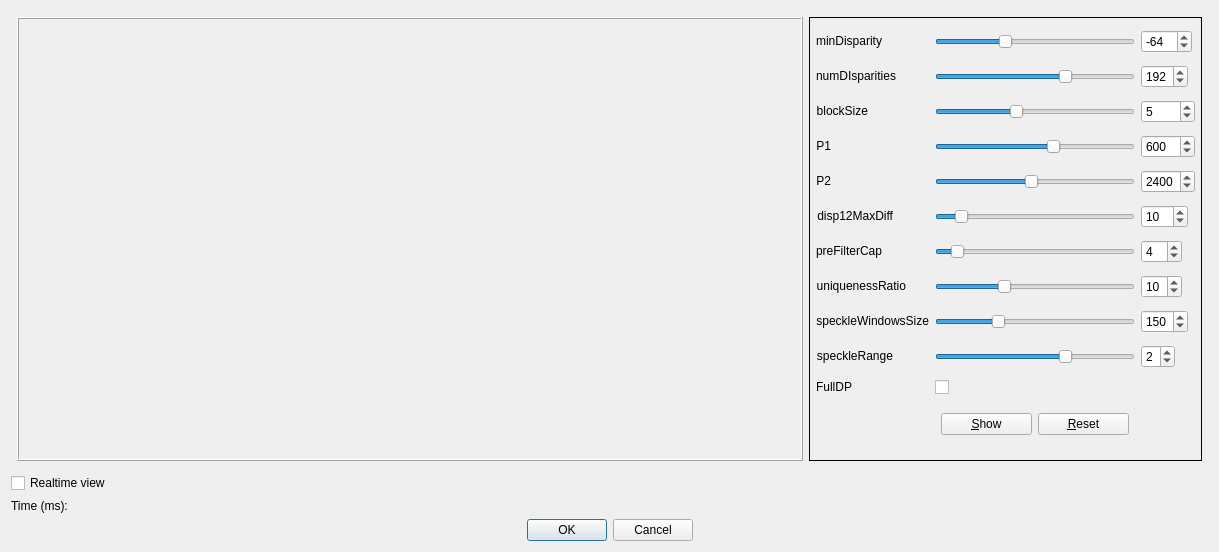
<?xml version="1.0" encoding="UTF-8"?>
<ui version="4.0">
 <class>SGBMParamDialog</class>
 <widget class="QDialog" name="SGBMParamDialog">
  <property name="geometry">
   <rect>
    <x>0</x>
    <y>0</y>
    <width>1219</width>
    <height>552</height>
   </rect>
  </property>
  <property name="windowTitle">
   <string>Dialog</string>
  </property>
  <layout class="QVBoxLayout" name="verticalLayout_2">
   <item>
    <layout class="QHBoxLayout" name="horizontalLayout">
     <property name="leftMargin">
      <number>6</number>
     </property>
     <property name="topMargin">
      <number>6</number>
     </property>
     <property name="rightMargin">
      <number>6</number>
     </property>
     <property name="bottomMargin">
      <number>6</number>
     </property>
     <item>
      <widget class="QFrame" name="boxImg">
       <property name="sizePolicy">
        <sizepolicy hsizetype="Expanding" vsizetype="Expanding">
         <horstretch>0</horstretch>
         <verstretch>0</verstretch>
        </sizepolicy>
       </property>
       <property name="frameShape">
        <enum>QFrame::Box</enum>
       </property>
       <property name="frameShadow">
        <enum>QFrame::Raised</enum>
       </property>
       <layout class="QVBoxLayout" name="verticalLayout">
        <item>
         <widget class="QLabel" name="imgView">
          <property name="sizePolicy">
           <sizepolicy hsizetype="Expanding" vsizetype="Expanding">
            <horstretch>0</horstretch>
            <verstretch>0</verstretch>
           </sizepolicy>
          </property>
          <property name="text">
           <string/>
          </property>
          <property name="alignment">
           <set>Qt::AlignCenter</set>
          </property>
         </widget>
        </item>
       </layout>
      </widget>
     </item>
     <item>
      <widget class="QFrame" name="frame">
       <property name="frameShape">
        <enum>QFrame::Box</enum>
       </property>
       <layout class="QGridLayout" name="gridLayout">
        <property name="leftMargin">
         <number>6</number>
        </property>
        <property name="topMargin">
         <number>6</number>
        </property>
        <property name="rightMargin">
         <number>6</number>
        </property>
        <property name="bottomMargin">
         <number>6</number>
        </property>
        <item row="14" column="0">
         <widget class="QLabel" name="label_8">
          <property name="sizePolicy">
           <sizepolicy hsizetype="Fixed" vsizetype="Fixed">
            <horstretch>0</horstretch>
            <verstretch>0</verstretch>
           </sizepolicy>
          </property>
          <property name="text">
           <string>uniquenessRatio</string>
          </property>
          <property name="alignment">
           <set>Qt::AlignRight|Qt::AlignTrailing|Qt::AlignVCenter</set>
          </property>
         </widget>
        </item>
        <item row="9" column="1">
         <widget class="QSlider" name="disp12_slider">
          <property name="sizePolicy">
           <sizepolicy hsizetype="Fixed" vsizetype="Fixed">
            <horstretch>0</horstretch>
            <verstretch>0</verstretch>
           </sizepolicy>
          </property>
          <property name="minimumSize">
           <size>
            <width>200</width>
            <height>0</height>
           </size>
          </property>
          <property name="maximum">
           <number>100</number>
          </property>
          <property name="value">
           <number>10</number>
          </property>
          <property name="orientation">
           <enum>Qt::Horizontal</enum>
          </property>
         </widget>
        </item>
        <item row="17" column="1">
         <widget class="QSlider" name="speckleRange_slider">
          <property name="sizePolicy">
           <sizepolicy hsizetype="Fixed" vsizetype="Fixed">
            <horstretch>0</horstretch>
            <verstretch>0</verstretch>
           </sizepolicy>
          </property>
          <property name="minimumSize">
           <size>
            <width>200</width>
            <height>0</height>
           </size>
          </property>
          <property name="maximum">
           <number>3</number>
          </property>
          <property name="pageStep">
           <number>2</number>
          </property>
          <property name="value">
           <number>2</number>
          </property>
          <property name="orientation">
           <enum>Qt::Horizontal</enum>
          </property>
         </widget>
        </item>
        <item row="5" column="1">
         <widget class="QSlider" name="P1_slider">
          <property name="sizePolicy">
           <sizepolicy hsizetype="Fixed" vsizetype="Fixed">
            <horstretch>0</horstretch>
            <verstretch>0</verstretch>
           </sizepolicy>
          </property>
          <property name="minimumSize">
           <size>
            <width>200</width>
            <height>0</height>
           </size>
          </property>
          <property name="maximum">
           <number>1000</number>
          </property>
          <property name="value">
           <number>600</number>
          </property>
          <property name="orientation">
           <enum>Qt::Horizontal</enum>
          </property>
         </widget>
        </item>
        <item row="11" column="0">
         <widget class="QLabel" name="label_7">
          <property name="sizePolicy">
           <sizepolicy hsizetype="Fixed" vsizetype="Fixed">
            <horstretch>0</horstretch>
            <verstretch>0</verstretch>
           </sizepolicy>
          </property>
          <property name="text">
           <string>preFilterCap</string>
          </property>
          <property name="alignment">
           <set>Qt::AlignRight|Qt::AlignTrailing|Qt::AlignVCenter</set>
          </property>
         </widget>
        </item>
        <item row="9" column="3">
         <widget class="QSpinBox" name="disp12_spin">
          <property name="sizePolicy">
           <sizepolicy hsizetype="Fixed" vsizetype="Fixed">
            <horstretch>0</horstretch>
            <verstretch>0</verstretch>
           </sizepolicy>
          </property>
          <property name="maximum">
           <number>100</number>
          </property>
          <property name="value">
           <number>10</number>
          </property>
         </widget>
        </item>
        <item row="5" column="0">
         <widget class="QLabel" name="label_4">
          <property name="sizePolicy">
           <sizepolicy hsizetype="Fixed" vsizetype="Fixed">
            <horstretch>0</horstretch>
            <verstretch>0</verstretch>
           </sizepolicy>
          </property>
          <property name="text">
           <string>P1</string>
          </property>
          <property name="alignment">
           <set>Qt::AlignRight|Qt::AlignTrailing|Qt::AlignVCenter</set>
          </property>
         </widget>
        </item>
        <item row="5" column="3">
         <widget class="QSpinBox" name="P1_spin">
          <property name="sizePolicy">
           <sizepolicy hsizetype="Fixed" vsizetype="Fixed">
            <horstretch>0</horstretch>
            <verstretch>0</verstretch>
           </sizepolicy>
          </property>
          <property name="maximum">
           <number>1000</number>
          </property>
          <property name="value">
           <number>600</number>
          </property>
         </widget>
        </item>
        <item row="7" column="0">
         <widget class="QLabel" name="label_5">
          <property name="sizePolicy">
           <sizepolicy hsizetype="Fixed" vsizetype="Fixed">
            <horstretch>0</horstretch>
            <verstretch>0</verstretch>
           </sizepolicy>
          </property>
          <property name="text">
           <string>P2</string>
          </property>
          <property name="alignment">
           <set>Qt::AlignRight|Qt::AlignTrailing|Qt::AlignVCenter</set>
          </property>
         </widget>
        </item>
        <item row="1" column="1">
         <widget class="QSlider" name="numDisparities_slider">
          <property name="sizePolicy">
           <sizepolicy hsizetype="Fixed" vsizetype="Fixed">
            <horstretch>0</horstretch>
            <verstretch>0</verstretch>
           </sizepolicy>
          </property>
          <property name="minimumSize">
           <size>
            <width>200</width>
            <height>0</height>
           </size>
          </property>
          <property name="minimum">
           <number>16</number>
          </property>
          <property name="maximum">
           <number>280</number>
          </property>
          <property name="singleStep">
           <number>16</number>
          </property>
          <property name="pageStep">
           <number>16</number>
          </property>
          <property name="value">
           <number>192</number>
          </property>
          <property name="orientation">
           <enum>Qt::Horizontal</enum>
          </property>
          <property name="tickInterval">
           <number>16</number>
          </property>
         </widget>
        </item>
        <item row="7" column="3">
         <widget class="QSpinBox" name="P2_spin">
          <property name="sizePolicy">
           <sizepolicy hsizetype="Fixed" vsizetype="Fixed">
            <horstretch>0</horstretch>
            <verstretch>0</verstretch>
           </sizepolicy>
          </property>
          <property name="maximum">
           <number>5000</number>
          </property>
          <property name="value">
           <number>2400</number>
          </property>
         </widget>
        </item>
        <item row="14" column="1">
         <widget class="QSlider" name="uniquenessRatio_slider">
          <property name="sizePolicy">
           <sizepolicy hsizetype="Fixed" vsizetype="Fixed">
            <horstretch>0</horstretch>
            <verstretch>0</verstretch>
           </sizepolicy>
          </property>
          <property name="minimumSize">
           <size>
            <width>200</width>
            <height>0</height>
           </size>
          </property>
          <property name="minimum">
           <number>0</number>
          </property>
          <property name="maximum">
           <number>15</number>
          </property>
          <property name="value">
           <number>5</number>
          </property>
          <property name="orientation">
           <enum>Qt::Horizontal</enum>
          </property>
         </widget>
        </item>
        <item row="1" column="3">
         <widget class="QSpinBox" name="numDisparities_spin">
          <property name="sizePolicy">
           <sizepolicy hsizetype="Fixed" vsizetype="Fixed">
            <horstretch>0</horstretch>
            <verstretch>0</verstretch>
           </sizepolicy>
          </property>
          <property name="minimum">
           <number>16</number>
          </property>
          <property name="maximum">
           <number>280</number>
          </property>
          <property name="singleStep">
           <number>16</number>
          </property>
          <property name="value">
           <number>192</number>
          </property>
         </widget>
        </item>
        <item row="0" column="1">
         <widget class="QSlider" name="minDisparity_slider">
          <property name="sizePolicy">
           <sizepolicy hsizetype="Minimum" vsizetype="Fixed">
            <horstretch>0</horstretch>
            <verstretch>0</verstretch>
           </sizepolicy>
          </property>
          <property name="minimumSize">
           <size>
            <width>200</width>
            <height>0</height>
           </size>
          </property>
          <property name="minimum">
           <number>-200</number>
          </property>
          <property name="maximum">
           <number>200</number>
          </property>
          <property name="value">
           <number>-64</number>
          </property>
          <property name="orientation">
           <enum>Qt::Horizontal</enum>
          </property>
         </widget>
        </item>
        <item row="0" column="0">
         <widget class="QLabel" name="label">
          <property name="sizePolicy">
           <sizepolicy hsizetype="Fixed" vsizetype="Fixed">
            <horstretch>0</horstretch>
            <verstretch>0</verstretch>
           </sizepolicy>
          </property>
          <property name="text">
           <string>minDisparity</string>
          </property>
          <property name="alignment">
           <set>Qt::AlignRight|Qt::AlignTrailing|Qt::AlignVCenter</set>
          </property>
          <property name="wordWrap">
           <bool>false</bool>
          </property>
         </widget>
        </item>
        <item row="2" column="0">
         <widget class="QLabel" name="label_3">
          <property name="sizePolicy">
           <sizepolicy hsizetype="Fixed" vsizetype="Fixed">
            <horstretch>0</horstretch>
            <verstretch>0</verstretch>
           </sizepolicy>
          </property>
          <property name="text">
           <string>blockSize</string>
          </property>
          <property name="alignment">
           <set>Qt::AlignRight|Qt::AlignTrailing|Qt::AlignVCenter</set>
          </property>
         </widget>
        </item>
        <item row="9" column="0">
         <widget class="QLabel" name="label_6">
          <property name="sizePolicy">
           <sizepolicy hsizetype="Fixed" vsizetype="Fixed">
            <horstretch>0</horstretch>
            <verstretch>0</verstretch>
           </sizepolicy>
          </property>
          <property name="text">
           <string>disp12MaxDiff</string>
          </property>
          <property name="alignment">
           <set>Qt::AlignRight|Qt::AlignTrailing|Qt::AlignVCenter</set>
          </property>
         </widget>
        </item>
        <item row="0" column="3">
         <widget class="QSpinBox" name="minDisparity_spin">
          <property name="sizePolicy">
           <sizepolicy hsizetype="Fixed" vsizetype="Fixed">
            <horstretch>0</horstretch>
            <verstretch>0</verstretch>
           </sizepolicy>
          </property>
          <property name="minimum">
           <number>-200</number>
          </property>
          <property name="maximum">
           <number>200</number>
          </property>
          <property name="value">
           <number>-64</number>
          </property>
         </widget>
        </item>
        <item row="17" column="3">
         <widget class="QSpinBox" name="speckleRange_spin">
          <property name="sizePolicy">
           <sizepolicy hsizetype="Fixed" vsizetype="Fixed">
            <horstretch>0</horstretch>
            <verstretch>0</verstretch>
           </sizepolicy>
          </property>
          <property name="maximum">
           <number>3</number>
          </property>
          <property name="value">
           <number>2</number>
          </property>
         </widget>
        </item>
        <item row="23" column="1">
         <layout class="QHBoxLayout" name="horizontalLayout_2">
          <property name="leftMargin">
           <number>6</number>
          </property>
          <property name="topMargin">
           <number>6</number>
          </property>
          <property name="rightMargin">
           <number>6</number>
          </property>
          <property name="bottomMargin">
           <number>6</number>
          </property>
          <item>
           <widget class="QPushButton" name="btnShow">
            <property name="text">
             <string>&amp;Show</string>
            </property>
           </widget>
          </item>
          <item>
           <widget class="QPushButton" name="btnReset">
            <property name="text">
             <string>&amp;Reset</string>
            </property>
           </widget>
          </item>
         </layout>
        </item>
        <item row="14" column="3">
         <widget class="QSpinBox" name="uniquenessRatio_spin">
          <property name="sizePolicy">
           <sizepolicy hsizetype="Fixed" vsizetype="Fixed">
            <horstretch>0</horstretch>
            <verstretch>0</verstretch>
           </sizepolicy>
          </property>
          <property name="minimum">
           <number>0</number>
          </property>
          <property name="maximum">
           <number>15</number>
          </property>
          <property name="value">
           <number>10</number>
          </property>
         </widget>
        </item>
        <item row="20" column="0">
         <widget class="QLabel" name="label_11">
          <property name="sizePolicy">
           <sizepolicy hsizetype="Fixed" vsizetype="Fixed">
            <horstretch>0</horstretch>
            <verstretch>0</verstretch>
           </sizepolicy>
          </property>
          <property name="text">
           <string>FullDP</string>
          </property>
          <property name="alignment">
           <set>Qt::AlignRight|Qt::AlignTrailing|Qt::AlignVCenter</set>
          </property>
         </widget>
        </item>
        <item row="11" column="1">
         <widget class="QSlider" name="preFilterCap_slider">
          <property name="sizePolicy">
           <sizepolicy hsizetype="Fixed" vsizetype="Fixed">
            <horstretch>0</horstretch>
            <verstretch>0</verstretch>
           </sizepolicy>
          </property>
          <property name="minimumSize">
           <size>
            <width>200</width>
            <height>0</height>
           </size>
          </property>
          <property name="maximum">
           <number>50</number>
          </property>
          <property name="value">
           <number>4</number>
          </property>
          <property name="orientation">
           <enum>Qt::Horizontal</enum>
          </property>
         </widget>
        </item>
        <item row="1" column="0">
         <widget class="QLabel" name="label_2">
          <property name="sizePolicy">
           <sizepolicy hsizetype="Fixed" vsizetype="Fixed">
            <horstretch>0</horstretch>
            <verstretch>0</verstretch>
           </sizepolicy>
          </property>
          <property name="text">
           <string>numDIsparities</string>
          </property>
          <property name="alignment">
           <set>Qt::AlignRight|Qt::AlignTrailing|Qt::AlignVCenter</set>
          </property>
         </widget>
        </item>
        <item row="17" column="0">
         <widget class="QLabel" name="label_10">
          <property name="sizePolicy">
           <sizepolicy hsizetype="Fixed" vsizetype="Fixed">
            <horstretch>0</horstretch>
            <verstretch>0</verstretch>
           </sizepolicy>
          </property>
          <property name="text">
           <string>speckleRange</string>
          </property>
          <property name="alignment">
           <set>Qt::AlignRight|Qt::AlignTrailing|Qt::AlignVCenter</set>
          </property>
         </widget>
        </item>
        <item row="2" column="1">
         <widget class="QSlider" name="blockSize_slider">
          <property name="sizePolicy">
           <sizepolicy hsizetype="Fixed" vsizetype="Fixed">
            <horstretch>0</horstretch>
            <verstretch>0</verstretch>
           </sizepolicy>
          </property>
          <property name="minimumSize">
           <size>
            <width>200</width>
            <height>0</height>
           </size>
          </property>
          <property name="minimum">
           <number>1</number>
          </property>
          <property name="maximum">
           <number>11</number>
          </property>
          <property name="singleStep">
           <number>2</number>
          </property>
          <property name="value">
           <number>5</number>
          </property>
          <property name="orientation">
           <enum>Qt::Horizontal</enum>
          </property>
          <property name="tickInterval">
           <number>2</number>
          </property>
         </widget>
        </item>
        <item row="2" column="3">
         <widget class="QSpinBox" name="blockSize_spin">
          <property name="minimum">
           <number>1</number>
          </property>
          <property name="maximum">
           <number>11</number>
          </property>
          <property name="singleStep">
           <number>2</number>
          </property>
          <property name="value">
           <number>5</number>
          </property>
         </widget>
        </item>
        <item row="7" column="1">
         <widget class="QSlider" name="P2_slider">
          <property name="sizePolicy">
           <sizepolicy hsizetype="Fixed" vsizetype="Fixed">
            <horstretch>0</horstretch>
            <verstretch>0</verstretch>
           </sizepolicy>
          </property>
          <property name="minimumSize">
           <size>
            <width>200</width>
            <height>0</height>
           </size>
          </property>
          <property name="maximum">
           <number>5000</number>
          </property>
          <property name="value">
           <number>2400</number>
          </property>
          <property name="orientation">
           <enum>Qt::Horizontal</enum>
          </property>
         </widget>
        </item>
        <item row="11" column="3">
         <widget class="QSpinBox" name="preFilterCap_spin">
          <property name="sizePolicy">
           <sizepolicy hsizetype="Fixed" vsizetype="Fixed">
            <horstretch>0</horstretch>
            <verstretch>0</verstretch>
           </sizepolicy>
          </property>
          <property name="maximum">
           <number>50</number>
          </property>
          <property name="value">
           <number>4</number>
          </property>
         </widget>
        </item>
        <item row="15" column="0">
         <widget class="QLabel" name="label_9">
          <property name="sizePolicy">
           <sizepolicy hsizetype="Fixed" vsizetype="Fixed">
            <horstretch>0</horstretch>
            <verstretch>0</verstretch>
           </sizepolicy>
          </property>
          <property name="text">
           <string>speckleWindowsSize</string>
          </property>
          <property name="alignment">
           <set>Qt::AlignRight|Qt::AlignTrailing|Qt::AlignVCenter</set>
          </property>
         </widget>
        </item>
        <item row="15" column="3">
         <widget class="QSpinBox" name="speckleWindowsSize_spin">
          <property name="sizePolicy">
           <sizepolicy hsizetype="Fixed" vsizetype="Fixed">
            <horstretch>0</horstretch>
            <verstretch>0</verstretch>
           </sizepolicy>
          </property>
          <property name="maximum">
           <number>500</number>
          </property>
          <property name="value">
           <number>150</number>
          </property>
         </widget>
        </item>
        <item row="15" column="1">
         <widget class="QSlider" name="speckleWindowsSize_slider">
          <property name="sizePolicy">
           <sizepolicy hsizetype="Fixed" vsizetype="Fixed">
            <horstretch>0</horstretch>
            <verstretch>0</verstretch>
           </sizepolicy>
          </property>
          <property name="minimumSize">
           <size>
            <width>200</width>
            <height>0</height>
           </size>
          </property>
          <property name="maximum">
           <number>500</number>
          </property>
          <property name="value">
           <number>150</number>
          </property>
          <property name="orientation">
           <enum>Qt::Horizontal</enum>
          </property>
         </widget>
        </item>
        <item row="20" column="1">
         <widget class="QCheckBox" name="FullDP_cb">
          <property name="text">
           <string/>
          </property>
         </widget>
        </item>
       </layout>
      </widget>
     </item>
    </layout>
   </item>
   <item>
    <widget class="QCheckBox" name="cbRealTime">
     <property name="text">
      <string>Realtime view</string>
     </property>
    </widget>
   </item>
   <item>
    <widget class="QLabel" name="labelTime">
     <property name="text">
      <string>Time (ms):</string>
     </property>
    </widget>
   </item>
   <item>
    <widget class="QDialogButtonBox" name="buttonBox">
     <property name="orientation">
      <enum>Qt::Horizontal</enum>
     </property>
     <property name="standardButtons">
      <set>QDialogButtonBox::Cancel|QDialogButtonBox::Ok</set>
     </property>
     <property name="centerButtons">
      <bool>true</bool>
     </property>
    </widget>
   </item>
  </layout>
 </widget>
 <resources/>
 <connections>
  <connection>
   <sender>buttonBox</sender>
   <signal>accepted()</signal>
   <receiver>SGBMParamDialog</receiver>
   <slot>accept()</slot>
   <hints>
    <hint type="sourcelabel">
     <x>266</x>
     <y>498</y>
    </hint>
    <hint type="destinationlabel">
     <x>157</x>
     <y>274</y>
    </hint>
   </hints>
  </connection>
  <connection>
   <sender>buttonBox</sender>
   <signal>rejected()</signal>
   <receiver>SGBMParamDialog</receiver>
   <slot>reject()</slot>
   <hints>
    <hint type="sourcelabel">
     <x>334</x>
     <y>498</y>
    </hint>
    <hint type="destinationlabel">
     <x>286</x>
     <y>274</y>
    </hint>
   </hints>
  </connection>
  <connection>
   <sender>numDisparities_slider</sender>
   <signal>valueChanged(int)</signal>
   <receiver>numDisparities_spin</receiver>
   <slot>setValue(int)</slot>
   <hints>
    <hint type="sourcelabel">
     <x>1005</x>
     <y>62</y>
    </hint>
    <hint type="destinationlabel">
     <x>1168</x>
     <y>67</y>
    </hint>
   </hints>
  </connection>
  <connection>
   <sender>numDisparities_spin</sender>
   <signal>valueChanged(int)</signal>
   <receiver>numDisparities_slider</receiver>
   <slot>setValue(int)</slot>
   <hints>
    <hint type="sourcelabel">
     <x>1181</x>
     <y>54</y>
    </hint>
    <hint type="destinationlabel">
     <x>1036</x>
     <y>68</y>
    </hint>
   </hints>
  </connection>
  <connection>
   <sender>P1_slider</sender>
   <signal>valueChanged(int)</signal>
   <receiver>P1_spin</receiver>
   <slot>setValue(int)</slot>
   <hints>
    <hint type="sourcelabel">
     <x>1106</x>
     <y>92</y>
    </hint>
    <hint type="destinationlabel">
     <x>1172</x>
     <y>91</y>
    </hint>
   </hints>
  </connection>
  <connection>
   <sender>P1_spin</sender>
   <signal>valueChanged(int)</signal>
   <receiver>P1_slider</receiver>
   <slot>setValue(int)</slot>
   <hints>
    <hint type="sourcelabel">
     <x>1168</x>
     <y>98</y>
    </hint>
    <hint type="destinationlabel">
     <x>1012</x>
     <y>96</y>
    </hint>
   </hints>
  </connection>
  <connection>
   <sender>P2_slider</sender>
   <signal>valueChanged(int)</signal>
   <receiver>P2_spin</receiver>
   <slot>setValue(int)</slot>
   <hints>
    <hint type="sourcelabel">
     <x>1002</x>
     <y>118</y>
    </hint>
    <hint type="destinationlabel">
     <x>1167</x>
     <y>119</y>
    </hint>
   </hints>
  </connection>
  <connection>
   <sender>P2_spin</sender>
   <signal>valueChanged(int)</signal>
   <receiver>P2_slider</receiver>
   <slot>setValue(int)</slot>
   <hints>
    <hint type="sourcelabel">
     <x>1183</x>
     <y>127</y>
    </hint>
    <hint type="destinationlabel">
     <x>998</x>
     <y>122</y>
    </hint>
   </hints>
  </connection>
  <connection>
   <sender>disp12_slider</sender>
   <signal>valueChanged(int)</signal>
   <receiver>disp12_spin</receiver>
   <slot>setValue(int)</slot>
   <hints>
    <hint type="sourcelabel">
     <x>1067</x>
     <y>149</y>
    </hint>
    <hint type="destinationlabel">
     <x>1172</x>
     <y>147</y>
    </hint>
   </hints>
  </connection>
  <connection>
   <sender>disp12_spin</sender>
   <signal>valueChanged(int)</signal>
   <receiver>disp12_slider</receiver>
   <slot>setValue(int)</slot>
   <hints>
    <hint type="sourcelabel">
     <x>1162</x>
     <y>155</y>
    </hint>
    <hint type="destinationlabel">
     <x>994</x>
     <y>152</y>
    </hint>
   </hints>
  </connection>
  <connection>
   <sender>blockSize_spin</sender>
   <signal>valueChanged(int)</signal>
   <receiver>blockSize_slider</receiver>
   <slot>setValue(int)</slot>
   <hints>
    <hint type="sourcelabel">
     <x>1157</x>
     <y>178</y>
    </hint>
    <hint type="destinationlabel">
     <x>1103</x>
     <y>179</y>
    </hint>
   </hints>
  </connection>
  <connection>
   <sender>blockSize_slider</sender>
   <signal>valueChanged(int)</signal>
   <receiver>blockSize_spin</receiver>
   <slot>setValue(int)</slot>
   <hints>
    <hint type="sourcelabel">
     <x>1004</x>
     <y>175</y>
    </hint>
    <hint type="destinationlabel">
     <x>1162</x>
     <y>188</y>
    </hint>
   </hints>
  </connection>
  <connection>
   <sender>preFilterCap_spin</sender>
   <signal>valueChanged(int)</signal>
   <receiver>preFilterCap_slider</receiver>
   <slot>setValue(int)</slot>
   <hints>
    <hint type="sourcelabel">
     <x>1164</x>
     <y>207</y>
    </hint>
    <hint type="destinationlabel">
     <x>1112</x>
     <y>208</y>
    </hint>
   </hints>
  </connection>
  <connection>
   <sender>preFilterCap_slider</sender>
   <signal>valueChanged(int)</signal>
   <receiver>preFilterCap_spin</receiver>
   <slot>setValue(int)</slot>
   <hints>
    <hint type="sourcelabel">
     <x>1036</x>
     <y>208</y>
    </hint>
    <hint type="destinationlabel">
     <x>1164</x>
     <y>218</y>
    </hint>
   </hints>
  </connection>
  <connection>
   <sender>uniquenessRatio_slider</sender>
   <signal>valueChanged(int)</signal>
   <receiver>uniquenessRatio_spin</receiver>
   <slot>setValue(int)</slot>
   <hints>
    <hint type="sourcelabel">
     <x>996</x>
     <y>237</y>
    </hint>
    <hint type="destinationlabel">
     <x>1169</x>
     <y>235</y>
    </hint>
   </hints>
  </connection>
  <connection>
   <sender>uniquenessRatio_spin</sender>
   <signal>valueChanged(int)</signal>
   <receiver>uniquenessRatio_slider</receiver>
   <slot>setValue(int)</slot>
   <hints>
    <hint type="sourcelabel">
     <x>1163</x>
     <y>244</y>
    </hint>
    <hint type="destinationlabel">
     <x>978</x>
     <y>238</y>
    </hint>
   </hints>
  </connection>
  <connection>
   <sender>speckleRange_slider</sender>
   <signal>valueChanged(int)</signal>
   <receiver>speckleRange_spin</receiver>
   <slot>setValue(int)</slot>
   <hints>
    <hint type="sourcelabel">
     <x>1020</x>
     <y>263</y>
    </hint>
    <hint type="destinationlabel">
     <x>1168</x>
     <y>269</y>
    </hint>
   </hints>
  </connection>
  <connection>
   <sender>speckleRange_spin</sender>
   <signal>valueChanged(int)</signal>
   <receiver>speckleRange_slider</receiver>
   <slot>setValue(int)</slot>
   <hints>
    <hint type="sourcelabel">
     <x>1165</x>
     <y>257</y>
    </hint>
    <hint type="destinationlabel">
     <x>982</x>
     <y>266</y>
    </hint>
   </hints>
  </connection>
  <connection>
   <sender>speckleWindowsSize_slider</sender>
   <signal>valueChanged(int)</signal>
   <receiver>speckleWindowsSize_spin</receiver>
   <slot>setValue(int)</slot>
   <hints>
    <hint type="sourcelabel">
     <x>1065</x>
     <y>291</y>
    </hint>
    <hint type="destinationlabel">
     <x>1173</x>
     <y>294</y>
    </hint>
   </hints>
  </connection>
  <connection>
   <sender>speckleWindowsSize_spin</sender>
   <signal>valueChanged(int)</signal>
   <receiver>speckleWindowsSize_slider</receiver>
   <slot>setValue(int)</slot>
   <hints>
    <hint type="sourcelabel">
     <x>1161</x>
     <y>301</y>
    </hint>
    <hint type="destinationlabel">
     <x>1000</x>
     <y>293</y>
    </hint>
   </hints>
  </connection>
  <connection>
   <sender>minDisparity_slider</sender>
   <signal>valueChanged(int)</signal>
   <receiver>minDisparity_spin</receiver>
   <slot>setValue(int)</slot>
   <hints>
    <hint type="sourcelabel">
     <x>1079</x>
     <y>35</y>
    </hint>
    <hint type="destinationlabel">
     <x>1175</x>
     <y>33</y>
    </hint>
   </hints>
  </connection>
  <connection>
   <sender>minDisparity_spin</sender>
   <signal>valueChanged(int)</signal>
   <receiver>minDisparity_slider</receiver>
   <slot>setValue(int)</slot>
   <hints>
    <hint type="sourcelabel">
     <x>1166</x>
     <y>39</y>
    </hint>
    <hint type="destinationlabel">
     <x>987</x>
     <y>35</y>
    </hint>
   </hints>
  </connection>
 </connections>
</ui>
